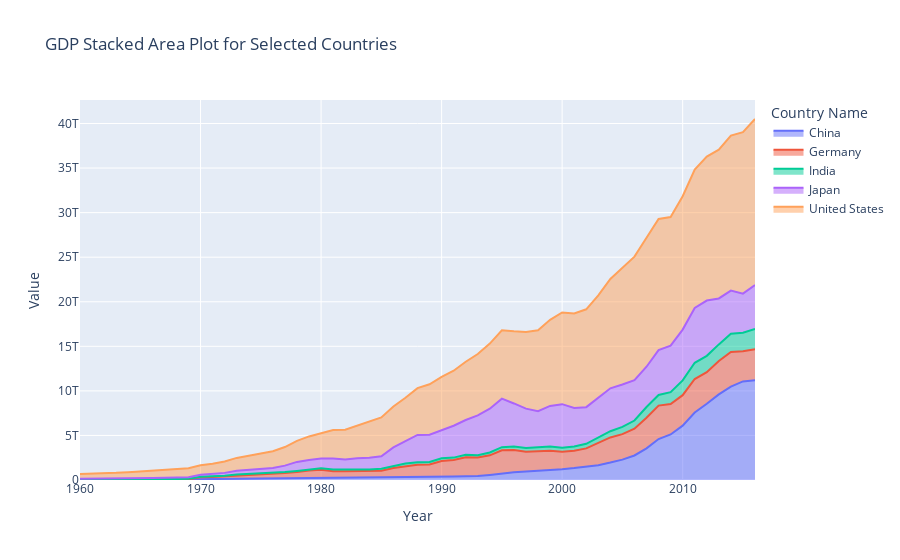

Notebook code for this chart:
### Code cell
fig9 = px.area(df_selected, x='Year', y='Value', color='Country Name', title='GDP Stacked Area Plot for Selected Countries')
fig9.show()
